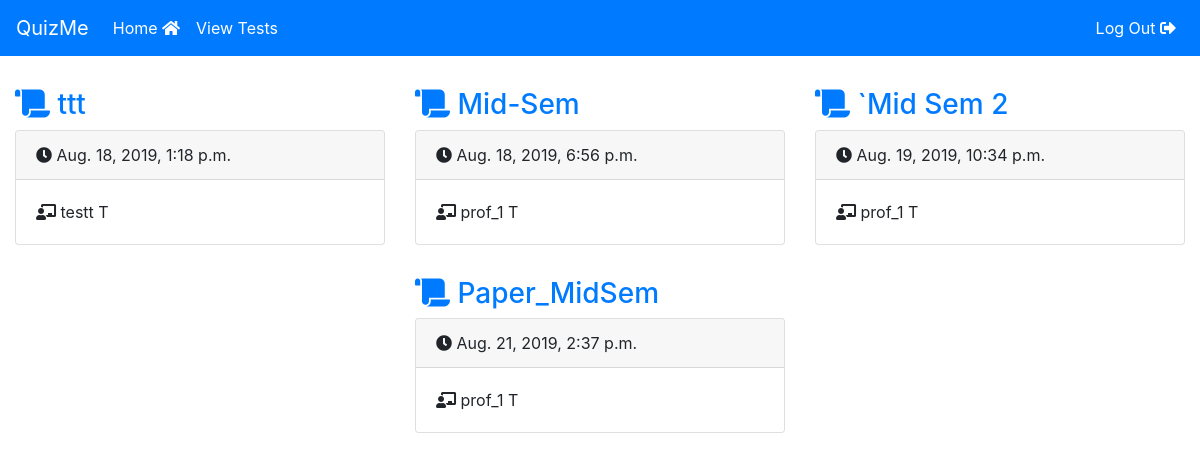
The page /alltests/ (signed in) on the database as committed earlier.
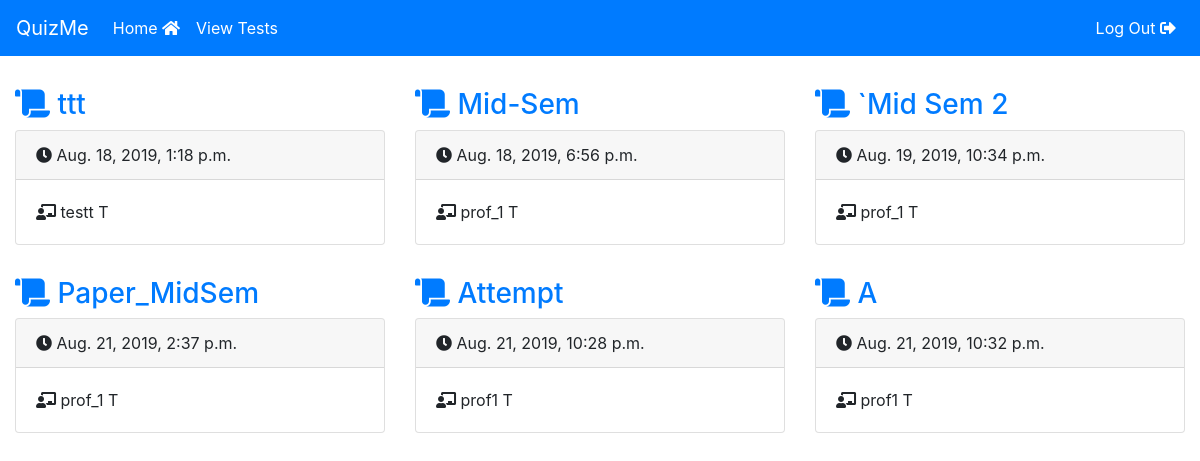
The same page on the database as committed later.
### AdminTestPapers/models.py (models this page shows, shortened)
class QuestionPaper(models.Model):
  teacher = models.ForeignKey(SiteUser, on_delete = models.CASCADE,default = None)
  pub_date = models.DateTimeField('date published')
  title_text = models.CharField(max_length = 100)

class SiteUser(models.Model):
  user_type_choices = [
    ("T","Teacher"),
    ("S","Student"),
  ]
  user = models.OneToOneField(User, on_delete = models.CASCADE, related_name='profile')
  user_type = models.CharField(max_length = 1, choices = user_type_choices,default = "S",blank = False)
  def __str__(self):
    return '%s %s' % (self.user.username, self.user_type)

### AdminTestPapers/views.py (the view)
# urls.py: path("alltests/", views.allTests, name="alltests"),
def allTests(request):
    if request.user.is_authenticated:
        user = request.user
        if user.profile and user.profile.user_type == "S":
            profile = user.profile
            papers = QuestionPaper.objects.order_by("pub_date")
            return render(request, 'alltests.html', {'papers': papers})
        else:
            return HttpResponse("Login as student to see all papers!")
    else:
        return redirect('/signin')

### AdminTestPapers/templates/alltests.html
{% extends "base.html" %}
{% block content %}
<div class="row">
    {% for paper in papers%}
    <div class="container mt-3 mb-3 col-md-4 col-sm-12">
        <a href="taketest/?id={{paper.id}}">
            <h3><i class="fas fa-scroll"></i> {{paper.title_text}}</h3>
        </a>
        <div class="card">
            <div class="card-header"><i class="fas fa-clock"></i> {{paper.pub_date}}</div>
            <div class="card-body"><i class="fas fa-chalkboard-teacher"></i> {{paper.teacher}}</div>
        </div>
    </div>
    {% endfor %}
</div>
{% endblock %}

Rows that differ between the two databases and show on the page:
added QuestionPaper: title_text "Attempt", pub_date "Aug. 21, 2019, 10:28 p.m.", teacher "prof1 T"
added QuestionPaper: title_text "A", pub_date "Aug. 21, 2019, 10:32 p.m.", teacher "prof1 T"
